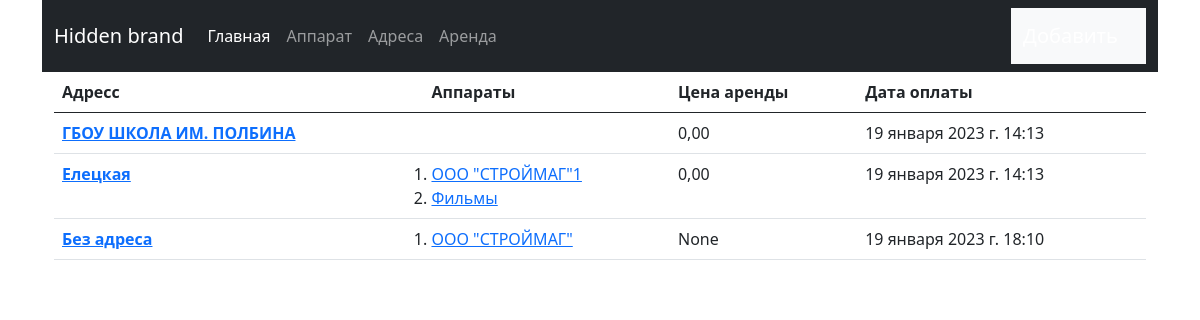
The page / on the database its author committed.
### vend/models.py (models this page shows, shortened)
class Address(models.Model):
    name = models.CharField(max_length=200)
    slug = models.SlugField(max_length=200)
    created_at = models.DateTimeField(auto_now=True)
    created = models.DateTimeField(auto_now_add=True)
    to_rent = models.DecimalField('Аренда', max_digits=10, decimal_places=2, blank=True, null=True, )
    publish = models.DateTimeField(default=timezone.now, blank=True, null=True, )
    class Meta:
        verbose_name = 'Адрес'
        verbose_name_plural = 'Адреса'
    def get_absolute_url(self):
        return reverse('address_detail', kwargs={'address': self.slug})

class Device(models.Model):
    address = models.ForeignKey(Address, on_delete=models.SET_DEFAULT, related_name='device',
                                default=Address.get_default_pk, verbose_name="Адреса")
    name = models.CharField(max_length=200)
    slug = models.SlugField(max_length=200)
    created_at = models.DateTimeField(auto_now=True)
    class Meta:
        verbose_name = 'Аппарат'
        verbose_name_plural = 'Аппараты'
    def get_absolute_url(self):
        a = Address.objects.all()
        return reverse('device_detail', kwargs={'slug': self.slug})

### vend/views.py (the view)
# urls.py: path('', HomeList.as_view(), name='home'),
class HomeList(ListView):
    model = Address
    template_name = 'vend/home.html'
    context_object_name = 'address'

### templates/vend/home.html (shortened to what this page needs)
{% extends 'base.html' %}
{% block content %}
    <table class="table">
        <thead>
        <tr>
            <th scope="col">Адресс</th>
            <th scope="col">Аппараты</th>
            <th scope="col">Цена аренды</th>
            <th scope="col">Дата оплаты</th>
        </tr>
        </thead>
        <tbody>
        {% for item in address %}
            <tr>
                <th scope="row"><a href="{{ item.get_absolute_url }}">{{ item.name }}</a></th>
                <td>
                    <ol style="margin: 0; padding: 0;">
                        {% for i in item.device.all %}
                            <li>
                                <a href="{{ i.get_absolute_url }}">{{ i.name }}</a>
                            </li>
                        {% endfor %}
                    </ol>
                </td>
                <td>{{ item.to_rent }}</td>
                <td>{{ item.publish }}</td>
            </tr>
        {% endfor %}
        </tbody>
    </table>
{% endblock %}

### rows shown on the page
Address: name "ГБОУ ШКОЛА ИМ. ПОЛБИНА", to_rent "0,00", publish "19 января 2023 г. 14:13"
Address: name "Елецкая", to_rent "0,00", publish "19 января 2023 г. 14:13"
Device: name "ООО \"СТРОЙМАГ\"1"
Device: name "Фильмы"
Address: name "Без адреса", to_rent "None", publish "19 января 2023 г. 18:10"
Device: name "ООО \"СТРОЙМАГ\""
